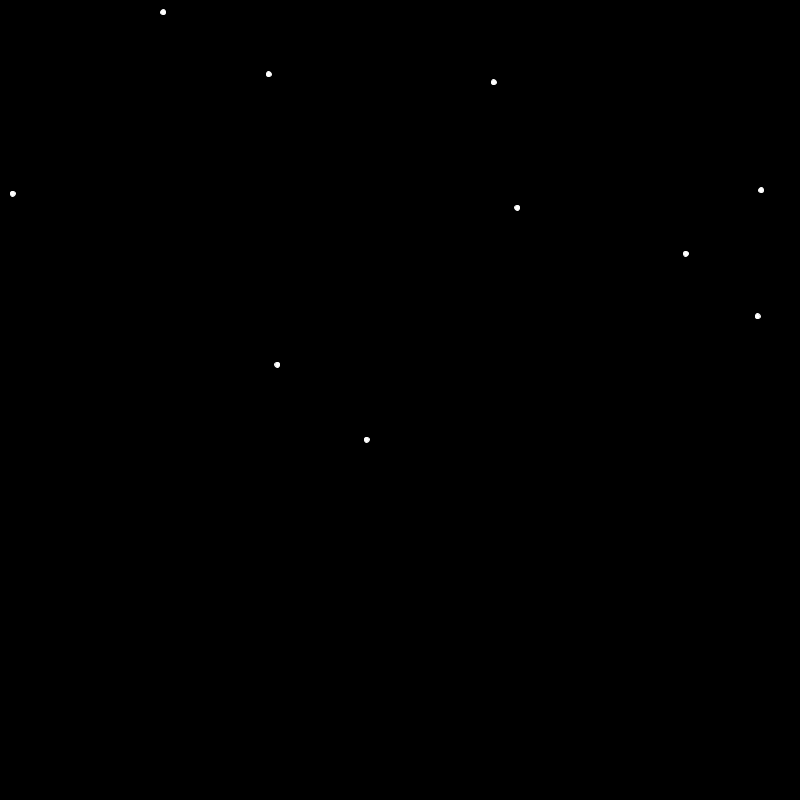
Frame 1 (no input)
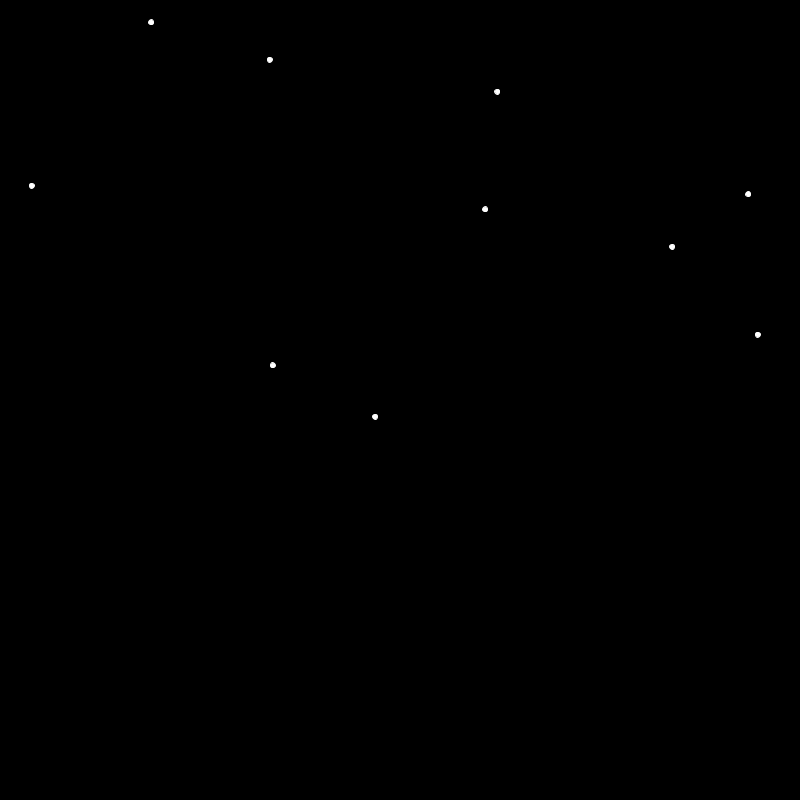
Frame 60 (the mouse pressed at the canvas centre just before this capture)
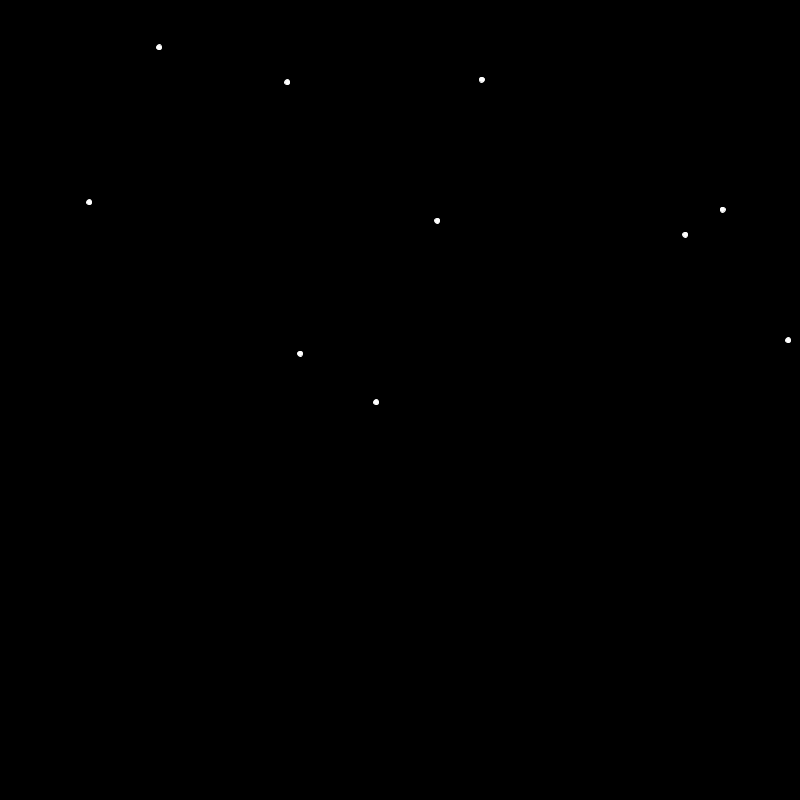
Frame 120 (the mouse held since frame 60 and released just before this capture)

The Processing sketch that drew these frames (run headless with seeded random() and noise(); from frame 60 on, the mouse is pressed at the canvas centre):

// Processing sketch: flocking
// ── flocking.pde



Flock flock;
void setup() {
  size(800, 800);
  flock = new Flock(10);
}


void draw() {
  background(0);
  flock.update();
  flock.draw();
}

// ── Agent.pde
int OBJECT_ID = 0;

class Agent {
  final int id;
  final int id_hash;
  {
    OBJECT_ID += 1;
    id = OBJECT_ID;
    id_hash = Integer.hashCode(id);
  }


  PVector pos, acc, vel;

  Agent(float x, float y) {
    pos = new PVector(x, y);
    acc = new PVector();
    vel = new PVector();
  }


  void applyForce(PVector f) {
    acc.add(f);
  }

  void update() {
    vel.add(acc);
    vel.limit(4);
    pos.add(vel);
    acc.mult(0);
    vel.mult(0.99);
  }

  void draw() {
    stroke(255);
    fill(255);
    ellipse(pos.x, pos.y, 5, 5);
  }

  @Override
    boolean equals(Object o) {
    if (o instanceof Agent) {
      if (((Agent)o).id == id) {
        return true;
      }
    }

    return false;
  }
}

// ── Flock.pde
class Flock {
  ArrayList<Agent> agents = new ArrayList<Agent>();
  float MIN_DIST = 10;


  Flock(int num) {
    for (int i = 0; i < num; i += 1) {
      agents.add(new Agent(random(width), random(height)));
    }
  }

  void update() {


    for (int i = 0; i < agents.size(); i += 1) {
      Agent a = agents.get(i);
      for (int j = 0; j < agents.size(); j += 1) {
        if (i == j) continue;
        Agent b = agents.get(j);

        PVector AB = PVector.sub(b.pos, a.pos);
        if (AB.mag() < MIN_DIST) {
          PVector repel = AB.copy();
          repel.mult(-1);
          repel.normalize();
          repel.mult(1 / AB.mag());
          a.applyForce(repel);
        } else {
          PVector attract = AB.copy();
          attract.normalize();
          attract.mult( 1.0 / pow(AB.mag(),2));
          a.applyForce(attract.mult(0.5));
        }
      }
      a.applyForce(PVector.random2D().mult(0.1));
      
      a.update();
    }
  }

  void draw() {
    for (int i = 0; i < agents.size(); i += 1) {
      Agent a = agents.get(i);
      a.draw();
    }
  }
}
